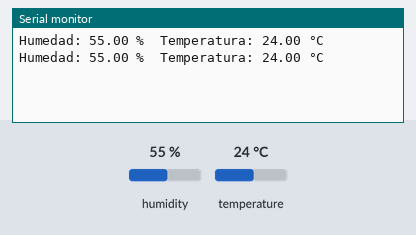
A sketch run on a simulated ESP32. Shown: the last lines printed to the serial monitor. Inputs (shaded band) come from the test bench; at power-on: humidity 55 %, temperature 24 °C.

Above: at 2.8 s.
2.9 s: humidity set to 22 %
At 5.2 s:
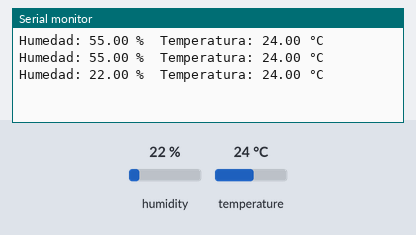
5.6 s: temperature set to 12 °C
At 6.4 s:
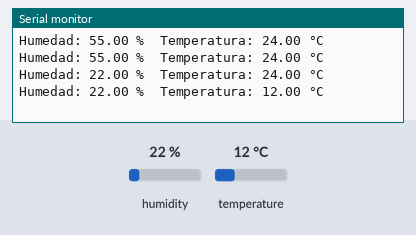
8.3 s: humidity set to 40 %
At 11.2 s:
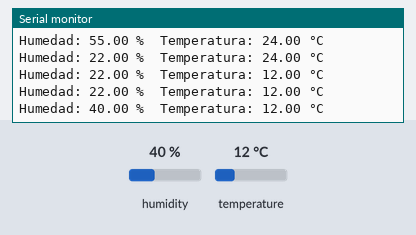
Timing chart, 0 to 12.7 s (numbered marks = the images above; inputs shaded):
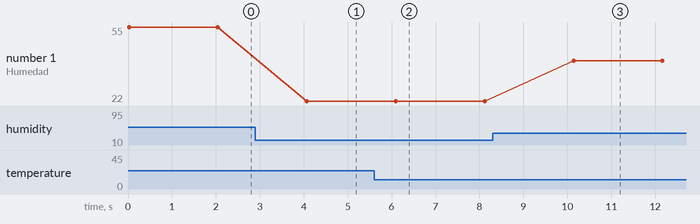

Measured:
- after the input at 2.9 s, the serial monitor: prints a new line after 1.2 s (image 1)
- after the input at 5.6 s, the serial monitor: prints a new line after 0.49 s (image 2)
- after the input at 8.3 s, the serial monitor: prints a new line after 1.8 s (image 3)
- plotted number 1: 55 → 22 after the input at 2.9 s, 22 → 40 after the input at 8.3 s

The sketch:

Sensor_Humedad_Temperatura.ino
```cpp
#include "DHT.h"

#define DHTPIN 4       // Pin GPIO donde está conectado el DATA del DHT
#define DHTTYPE DHT11  // Usa DHT22 si usás el otro modelo

DHT dht(DHTPIN, DHTTYPE);

void setup() {
  Serial.begin(115200);
  dht.begin();
}

void loop() {
  float h = dht.readHumidity();
  float t = dht.readTemperature(); // Celsius

  if (isnan(h) || isnan(t)) {
    Serial.println("Fallo en la lectura del sensor");
    return;
  }

  Serial.print("Humedad: ");
  Serial.print(h);
  Serial.print(" %\t");
  Serial.print("Temperatura: ");
  Serial.print(t);
  Serial.println(" °C");

  delay(2000);
}
```
